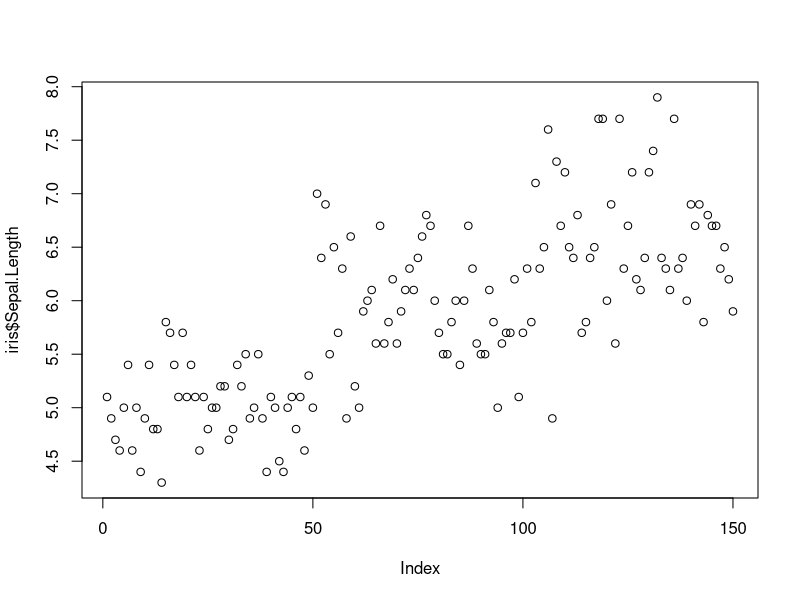
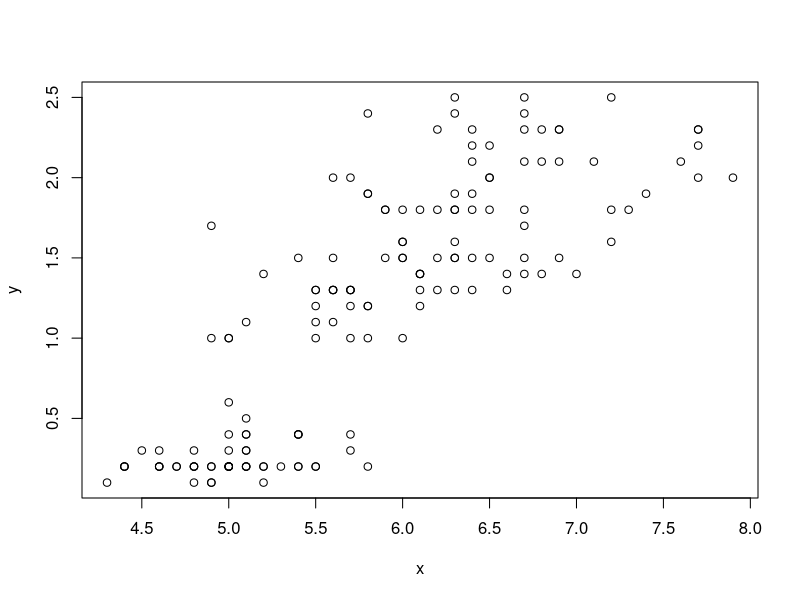

The R source for these figures, in order:
## ---- chunk 1
#Importing dataset iris
data("iris")
head(iris)

# The descriptive statistics for some of the quantitative variables


summary(iris)

# The frequencies of the qualitative variables 
# For selecting a particular variable we use '$' symbol.

table(iris$Species)


#Descriptive statistics for quantitative and qualitative variables

#We use descriptive statistics to determine the mean, median, mode, and standard deviation for quantitative variables, and we summarise the frequencies and proportions of the various categories for qualitative variables.Because quantitative variables are numerical variables and qualitative factors are character-based variables, the dataset Iris Statistics comprises both types of variables.


log(iris$Sepal.Length)

# Here i'm selecting the SepalLengthCm variable
#Plotting technique using plot() 

plot(iris$Sepal.Length)

x=(iris$Sepal.Length)
y=(iris$Petal.Width)
plot(x,y)







